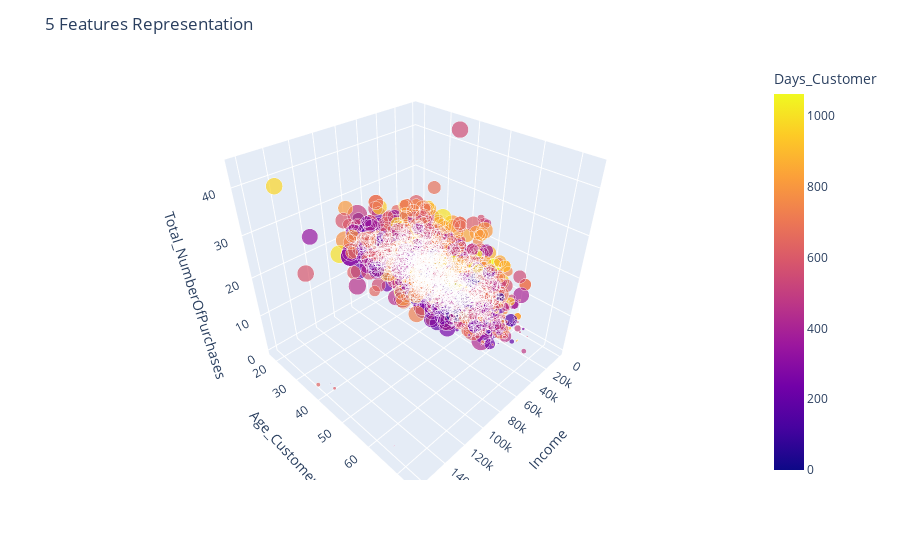

The code cell stored with this chart in its notebook:
### Code cell
fig2 = px.scatter_3d(df, x="Income", y="Age_Customer", z='Total_NumberOfPurchases',color="Days_Customer",
                 size="Total_Spent")
fig2.update_layout(title="5 Features Representation")
fig2.show()

### Figure 1 — Plotly figure (JSON) as saved in the notebook; plotly's stock layout.template omitted (floating-point values rounded to 4 significant figures; data arrays with more than 128 entries replaced by an {"elided": "..."} marker saying what was removed)
{"data": [{"hovertemplate": "Income=%{x}<br>Age_Customer=%{y}<br>Total_NumberOfPurchases=%{z}<br>Total_Spent=%{marker.size}<br>Days_Customer=%{marker.color}<extra></extra>", "legendgroup": "", "marker": {"color": {"elided": "2229 int values"}, "coloraxis": "coloraxis", "size": {"elided": "2229 int values"}, "sizemode": "area", "sizeref": 6.312, "symbol": "circle"}, "mode": "markers", "name": "", "scene": "scene", "showlegend": false, "type": "scatter3d", "x": {"elided": "2229 float values"}, "y": {"elided": "2229 int values"}, "z": {"elided": "2229 int values"}}], "layout": {"coloraxis": {"colorbar": {"title": {"text": "Days_Customer"}}, "colorscale": [[0, "#0d0887"], [0.1111, "#46039f"], [0.2222, "#7201a8"], [0.3333, "#9c179e"], [0.4444, "#bd3786"], [0.5556, "#d8576b"], [0.6667, "#ed7953"], [0.7778, "#fb9f3a"], [0.8889, "#fdca26"], [1, "#f0f921"]]}, "legend": {"itemsizing": "constant", "tracegroupgap": 0}, "margin": {"t": 60}, "scene": {"domain": {"x": [0, 1], "y": [0, 1]}, "xaxis": {"title": {"text": "Income"}}, "yaxis": {"title": {"text": "Age_Customer"}}, "zaxis": {"title": {"text": "Total_NumberOfPurchases"}}}, "title": {"text": "5 Features Representation"}}}
